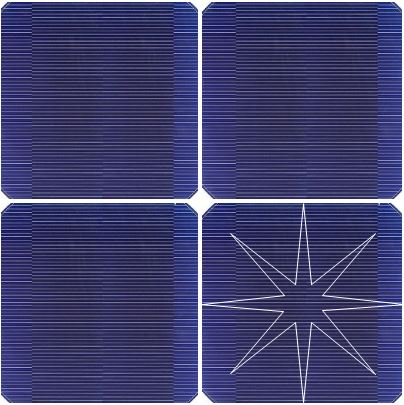
#> input picture playground/crack_test/panel4_crack2.JPG, 404 x 405 px, given in place of the camera
$ python cracktest2.py
#> lines starting #> are read from the running program, lines starting #| are printed output that depends on the picture; after the words box and inside, x2 and y2 are one past the last pixel; in counts of white or black regions, pixels touching at a corner belong together
import cv2
import numpy as np

canny_lower = 50
canny_upper= 100

index = 0

cam = cv2.VideoCapture(0)
cam.set(3,500)
cam.set(4,500)
cam.set(cv2.CAP_PROP_FPS,30)

while(cam.isOpened()) :
    ret, img = cam.read()
#> img is the input picture: shape (405, 404, 3); mean B, G, R 111.7, 64.8, 64.9
    origin = img.copy()
    img = cv2.cvtColor(img,cv2.COLOR_BGR2GRAY)
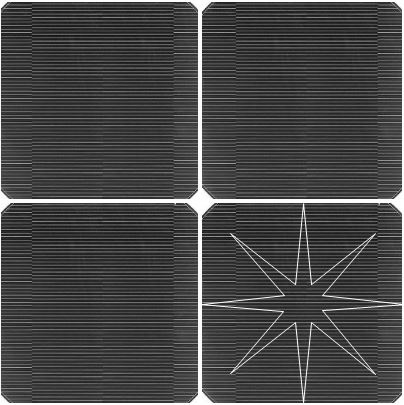
#> img: shape (405, 404); min 7, max 255, mean 70.1

    # [4 lines of commented-out code are left out]

    cimg = cv2.Canny(img,canny_lower,canny_upper)
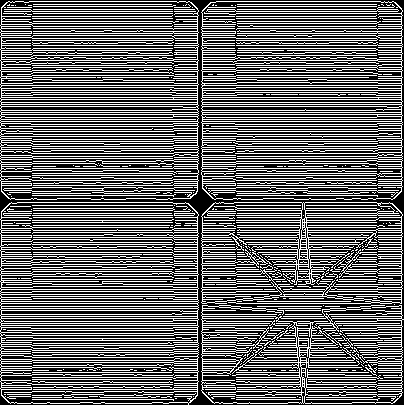
#> cimg: shape (405, 404); 39.5% white in thin lines or dots

    circles = cv2.HoughCircles(img, cv2.HOUGH_GRADIENT, 1, 100, np.array([[]]), 60, 195, 0, 0)
#> circles = [[222.5, 195.5, 93.7]]

    if circles is not None:
        circles = np.round(circles[0, :]).astype("int")
#> circles = [[222, 196, 94]]

        for (x, y, r) in circles:
            cv2.circle(origin, (x, y), r, (0, 0, 255), 4)
            cv2.rectangle(origin, (x - 5, y - 5), (x + 5, y + 5), (0, 128, 255), -1)
#> this loop made 1 pass
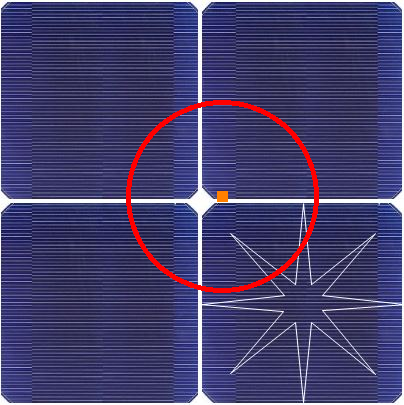
#> origin: shape (405, 404, 3); 1.87% of pixels changed, all inside (x1, y1, x2, y2) = (126, 100, 319, 293)

    lines = cv2.HoughLines(cimg,1,np.pi/180,90)

    if lines is None :
        cv2.imshow("ROBO Vision", origin)
        cv2.imshow("vision",img)
    if lines is not None :
        cv2.imshow("ROBO Vision", origin)
        cv2.imshow("vision", img)

        for line in lines:
            rho, theta = line[0]
            a = np.cos(theta)
            b = np.sin(theta)

            x0 = a * rho
            y0 = b * rho

            x1 = int(x0 + 1000 * (-b))
            y1 = int(y0 + 1000 * (a))

            x2 = int(x0 - 1000 * (-b))
            y2 = int(y0 - 1000 * (a))

            cv2.line(cimg, (x1, y1), (x2, y2), (0, 0, 0),15)
#> this loop made 12534 passes
#> (line, rho, x0, y0, y1, y2) on passes 1 to 3: ([[85, 1.57]], 85, -3.72e-06, 85, 84, 85), ([[97, 1.57]], 97, -4.24e-06, 97, 96, 97), ([[99, 1.57]], 99, -4.33e-06, 99, 98, 99)
#> cimg: shape (405, 404); every value is 0
    cimg = cimg[50:450,50:450]
#> cimg: shape (355, 354); every value is 0

    cv2.imshow("Crack Detector",cimg)

    if(cv2.waitKey(20)==27) :
#> (key Esc is pressed here)
        break

cam.release()
cv2.destroyAllWindows()
